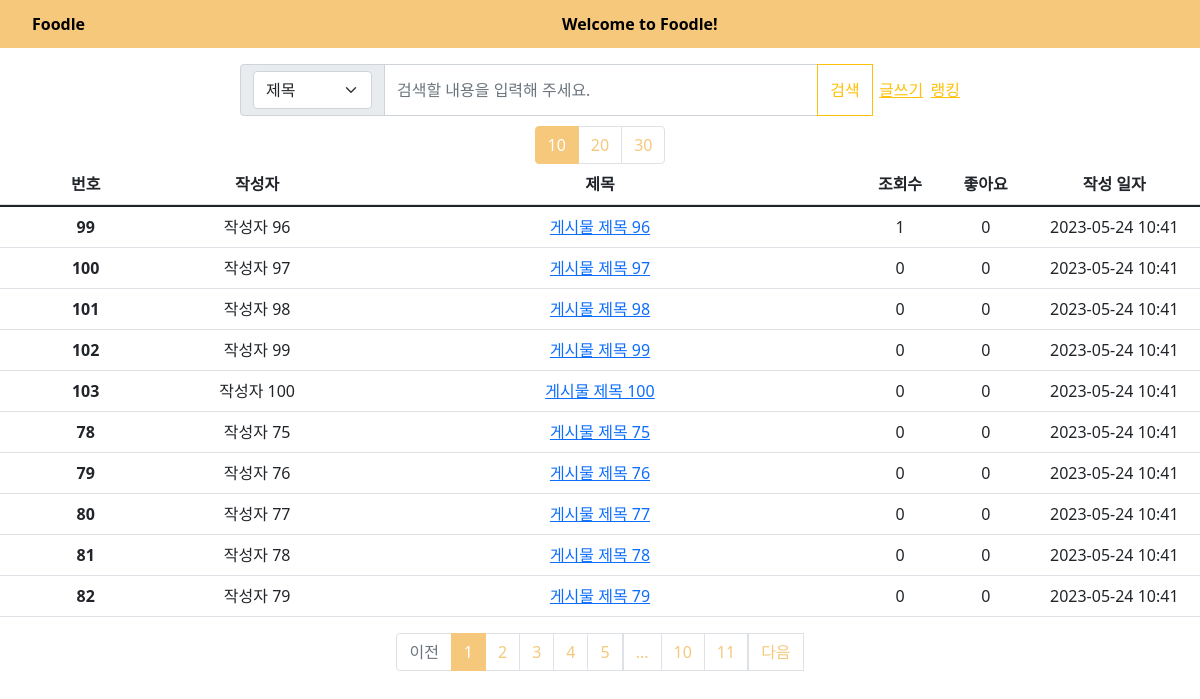
Page /board/ on the earlier database version.
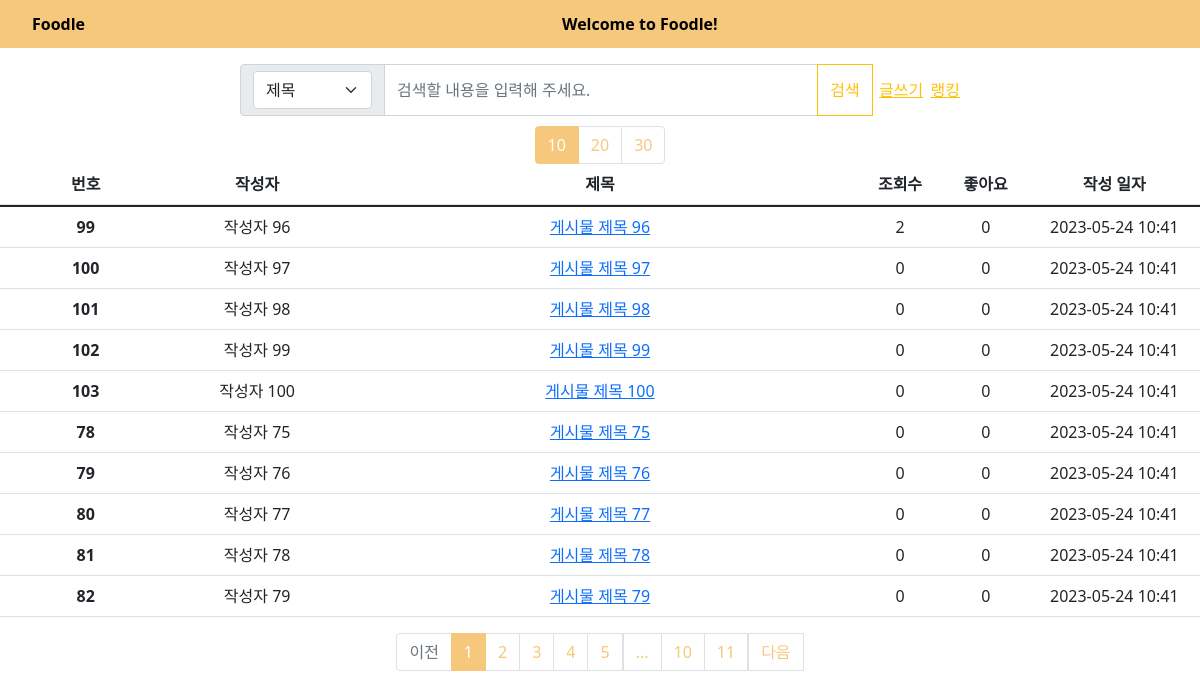
Same page on the later database version.
### models.py (models this page shows)
class Post(db.Model):
    __tablename__ = 'post'
    id = db.Column(db.Integer, primary_key=True)
    title = db.Column(db.String(100), nullable=False)
    content = db.Column(db.Text, nullable=False)
    author = db.Column(db.String(50), nullable=False)
    created_at = db.Column(db.DateTime, nullable=False, default=datetime.utcnow)
    like = db.Column(db.Integer, default=0)
    view = db.Column(db.Integer, default=0)
    user_id = db.Column(db.Integer, db.ForeignKey('user.id'))

### board/board.py (the view)
@board.route('/', methods=['GET', 'POST'])
def list_post():
    page = request.args.get('page',type=int,default=1)
    per_page = request.args.get('per_page',type=int,default=10)
    option = request.args.get('option',type=str,default='T')
    keyword = request.args.get('keyword',type=str,default='')
    print(request.args)
    posts = Post.query.order_by(Post.created_at.desc())  # 최신순으로 게시글 정렬
    if option == 'T' and keyword != '':
        posts = posts.filter(Post.title.ilike(f"%{keyword}%"))
    elif option == 'C' and keyword != '':
        posts = posts.filter(Post.content.ilike(f"%{keyword}%"))
    elif option == 'TC' and keyword != '':
        posts = posts.filter(or_(Post.title.ilike(f"%{keyword}%"), Post.content.ilike(f"%{keyword}%")))
    posts = posts.paginate(page=page,per_page=per_page)
    return render_template('list_post.html', posts=posts,option=option,keyword=keyword)

### board/templates/list_post.html (shortened to what the changed rows need)
<!DOCTYPE html>
<html lang="ko">
<head>
   <link href="https://cdn.jsdelivr.net/npm/bootstrap@5.1.3/dist/css/bootstrap.min.css"
   rel="stylesheet">
   <link rel="stylesheet" href="static/topbar.css">
   <link rel="stylesheet" href="static/list_post.css">
</head>
<body>
<div class="Post-Container">
  <table class="table table-hover">
    <thead>
      <tr class="PostInfo">
        <th scope="col" class="PostId">번호</th>
        <th scope="col" class="PostAuthor">작성자</th>
        <th scope="col" class="PostTitle">제목</th>
        <th scope="col" class="PostView">조회수</th>
        <th scope="col" class="PostLike">좋아요</th>
        <th scope="col" class="PostTime">작성 일자</th>
      </tr>
    </thead>
    <tbody>
      {% block content %}
      {% for post in posts.items %}
    <tr class="PostInfo">
        <th scope="row" class="PostId">{{ post.id }}</th>
        <td class="PostAuthor">{{ post.author }}</td>
          <td class="PostTitle">
            <a href="{{ url_for('board.show_post', post_id=post.id,page=posts.page,per_page=posts.per_page,option=option,keyword=keyword)}}">
            {{ post.title }}
            </a>
          </td>
            <td class="PostView">{{ post.view }}</td>
            <td class="PostLike">{{ post.like }} </td>
            <td class="PostTime">{{ post.created_at.strftime('%Y-%m-%d %H:%M') }}</td>
    </tr>
      {% endfor %}
      {% endblock %}
    </tbody>
  </table>
</div>
</body>
</html>

Differences in the rows shown:
changed Post "작성자 96": view "1" → "2"
